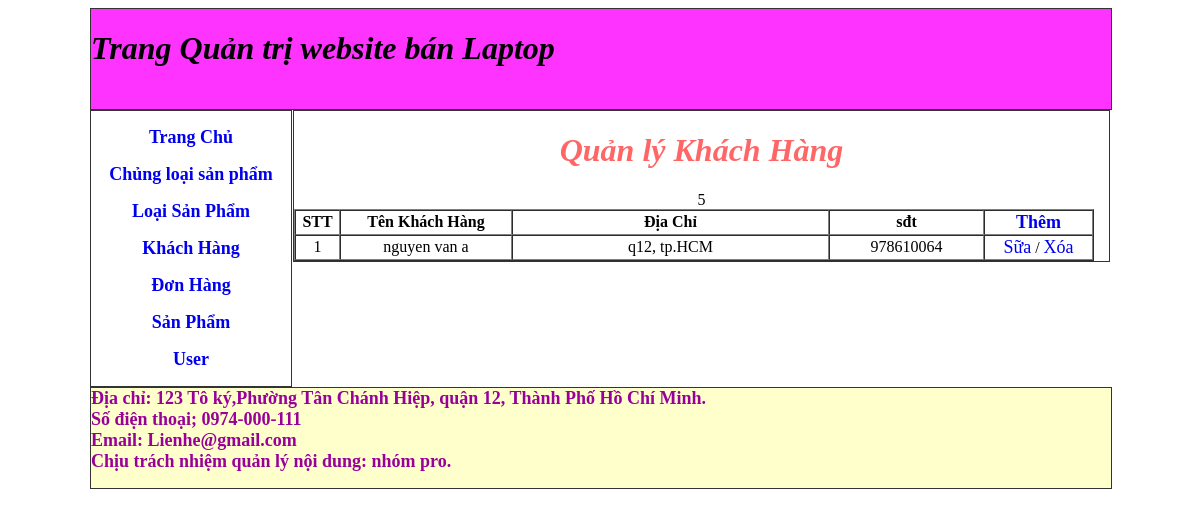
/admin/index.php?id=khachhang, run on the app's committed database.
### tables this page shows
CREATE TABLE `khachhang` (
  `MaKH` int(50) NOT NULL,
  `TenKH` text NOT NULL,
  `Diachi` text NOT NULL,
  `sdt` int(11) NOT NULL
);

### admin/khachhang.php (the view)
<div style="color:#F66"> <h1><i>Quản lý Khách Hàng</i></h1></div>
  <table width="800" border="1" cellspacing="0">
    <tr>
      <th width="41" scope="col">STT</th>
      <th width="168" scope="col">Tên Khách Hàng</th>
      <th width="313" scope="col">Địa Chỉ</th>
      <th width="151" scope="col">sđt</th>
        <th width="105" scope="col"><a href="index.php?id=Them_KH">Thêm</a></th>
    </tr>
    <?php
	$kq=mysqli_query($link,"select* from khachhang");
	$i=1;
	while($d=mysqli_fetch_array($kq)){
	?>5
    <tr>
      <td><?php echo $i; $i++;?></td>
      <td><?php echo $d["TenKH"];?></td>
      <td><?php echo $d["Diachi"];?></td>
      <td><?php echo $d["sdt"];?></td>
      <td align="center"><a href="index.php?id=Sua_KH&idKH=<?php echo $d['MaKH'];?>">Sữa</a> / <a href="process.php?xoaK=<?php echo $d['MaKH'];?>">Xóa</a></td>
    </tr>
    <?php }?>
  </table>

### admin/index.php (style rules this page uses)
a { text-decoration: none; font-size: 18px; }

### data on the page
khachhang: TenKH "nguyen van a", Diachi "q12, tp.HCM", sdt "978610064"
